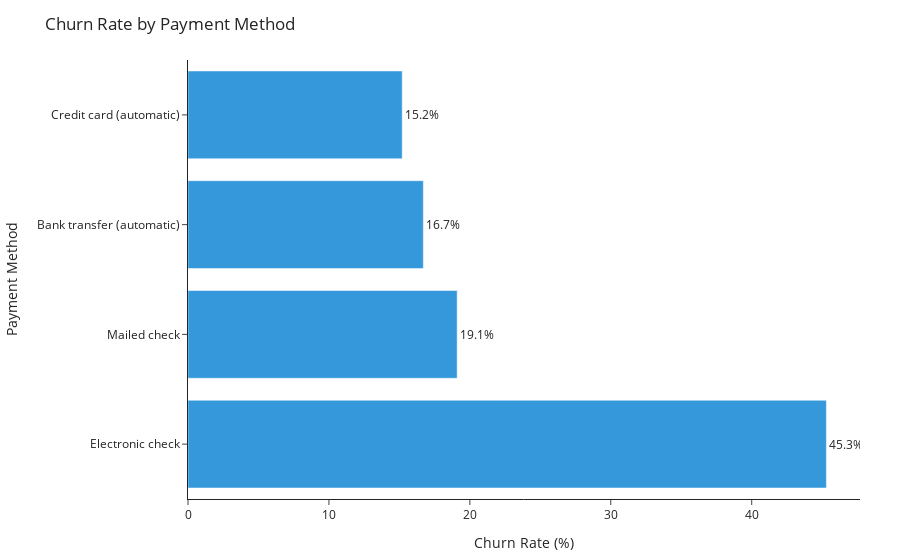

The code cell stored with this chart in its notebook:
### Markdown cell above
## Which Payment Methods Drive Higher Churn?

### Code cell
# Aggregate churn by payment method
payment_agg = (
    df.groupby("PaymentMethod")
      .agg(customers=("customerID","count"),
           churn_yes=("Churn", lambda s: (s=="Yes").sum()))
      .reset_index()
)
payment_agg["churn_rate"] = (payment_agg["churn_yes"] / payment_agg["customers"] * 100).round(1)

# Sort by churn rate (high → low)
payment_agg = payment_agg.sort_values("churn_rate", ascending=False)

# Horizontal bar chart
fig = go.Figure()
fig.add_bar(
    x=payment_agg["churn_rate"], y=payment_agg["PaymentMethod"],
    orientation="h",
    text=payment_agg["churn_rate"].astype(str) + "%",
    textposition="outside",
    marker_color="#3498db",
    hovertemplate="Payment: %{y}<br>Churn Rate: %{x:.1f}%<extra></extra>"
)

fig.update_layout(
    title="Churn Rate by Payment Method",
    xaxis_title="Churn Rate (%)",
    yaxis_title="Payment Method",
    margin=dict(l=80, r=40, t=60, b=40),
    template="simple_white"
)

fig.show()

### Figure 1 — Plotly figure (JSON) as saved in the notebook; plotly's stock layout.template omitted (floating-point values rounded to 4 significant figures)
{"data": [{"hovertemplate": "Payment: %{y}<br>Churn Rate: %{x:.1f}%<extra></extra>", "marker": {"color": "#3498db"}, "orientation": "h", "text": ["45.3%", "19.1%", "16.7%", "15.2%"], "textposition": "outside", "type": "bar", "x": [45.3, 19.1, 16.7, 15.2], "y": ["Electronic check", "Mailed check", "Bank transfer (automatic)", "Credit card (automatic)"]}], "layout": {"margin": {"b": 40, "l": 80, "r": 40, "t": 60}, "title": {"text": "Churn Rate by Payment Method"}, "xaxis": {"title": {"text": "Churn Rate (%)"}}, "yaxis": {"title": {"text": "Payment Method"}}}}
